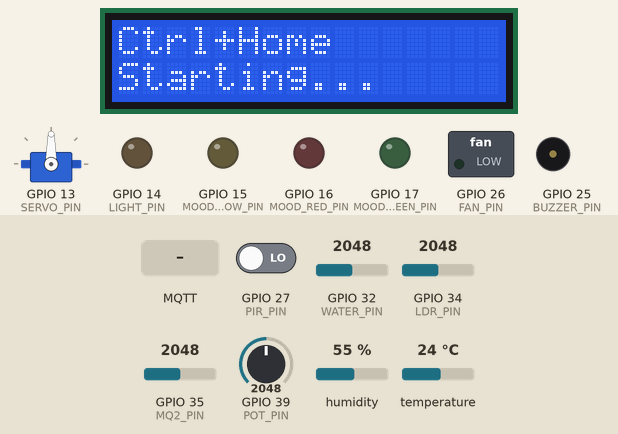
Simulated run of this sketch. Board: ESP32. Shown: servo, 16×2 character LCD, switched loads named in the sketch (green lamp = pin HIGH), output pins drawn as LEDs (lit = HIGH), buzzer (waves = sounding, pin HIGH). Dashed ring = blinking. Inputs (shaded band) come from the test bench; at power-on: GPIO 35 (MQ2_PIN) = 2048, humidity 55 %, GPIO 27 (PIR_PIN) LOW, GPIO 32 (WATER_PIN) = 2048, GPIO 34 (LDR_PIN) = 2048, GPIO 39 (POT_PIN) = 2048, temperature 24 °C. WiFi joins after 1.5 s; servers stay silent unless stated; random numbers use the default seed unless the sketch sets one; no MQTT or app messages arrive unless stated; what the sketch prints to the serial monitor is not drawn.

Above: at 1.2 s.
At 3.86 s:
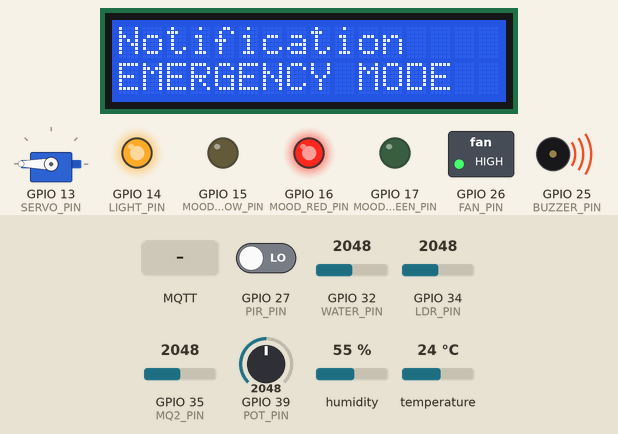
3.9 s: MQTT message "1" arrives on the second subscribed topic
At 5.0 s:
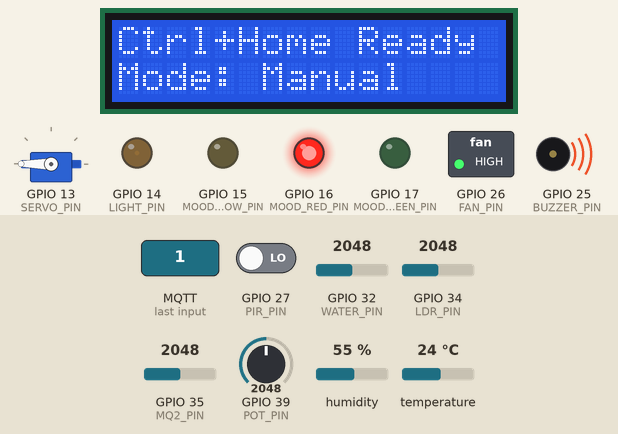
7.7 s: MQTT message "1" arrives on the third subscribed topic
26.7 s: GPIO 35 (MQ2_PIN) set to 1953
28.2 s: humidity set to 88 %
At 31.07 s:
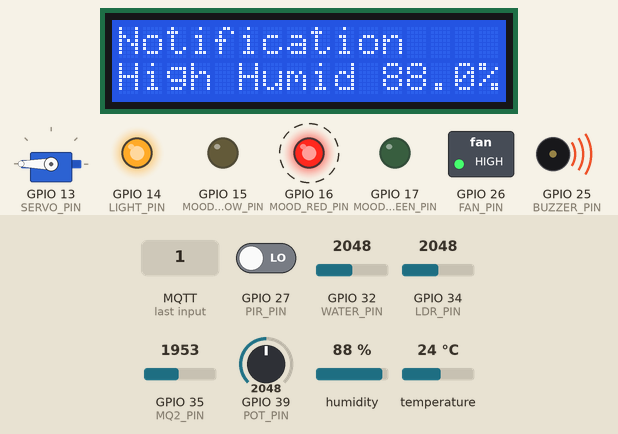
Timing chart, 0 to 33.8 s (numbered marks = the images above; inputs shaded):
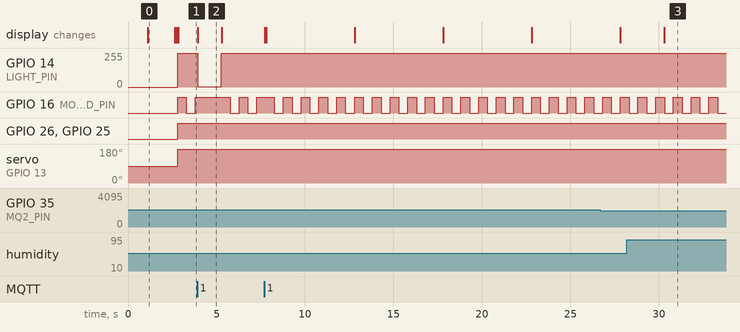

The sketch:

IOT_project.ino
```cpp
#include <WiFi.h>
#include <PubSubClient.h>
#include "DHT.h"
#include <ESP32Servo.h>
#include <Wire.h>
#include <LiquidCrystal_I2C.h>

// ================= WIFI + MQTT =================

const char* ssid = "high";
const char* password = "00000000";

const char* mqtt_server = "broker.hivemq.com";
const int mqtt_port = 1883;

// Sensor topics
const char* topic_temperature = "ctrlhome/B6737115/temperature";
const char* topic_humidity = "ctrlhome/B6737115/humidity";
const char* topic_light_sensor = "ctrlhome/B6737115/light";
const char* topic_motion = "ctrlhome/B6737115/motion";
const char* topic_gas = "ctrlhome/B6737115/gas";
const char* topic_water = "ctrlhome/B6737115/water";
const char* topic_potentiometer = "ctrlhome/B6737115/potentiometer";
const char* topic_alert = "ctrlhome/B6737115/alert";
const char* topic_currentmode = "ctrlhome/B6737115/currentmode";

// Control topics
const char* topic_mode = "ctrlhome/B6737115/mode";
const char* topic_light_control = "ctrlhome/B6737115/light/control";
const char* topic_fan_control = "ctrlhome/B6737115/fan/control";
const char* topic_curtain_control = "ctrlhome/B6737115/curtain/control";
const char* topic_alarm_control = "ctrlhome/B6737115/alarm/control";

// Custom mood topics
const char* topic_custom_brightness = "ctrlhome/B6737115/custom/brightness";
const char* topic_custom_rgb = "ctrlhome/B6737115/custom/rgb";
const char* topic_custom_fan = "ctrlhome/B6737115/custom/fan";
const char* topic_custom_curtain = "ctrlhome/B6737115/custom/curtain";
const char* topic_custom_alarm = "ctrlhome/B6737115/custom/alarm";
const char* topic_custom_temp = "ctrlhome/B6737115/custom/temp";

// Output status topics
const char* topic_status_light = "ctrlhome/B6737115/status/light";
const char* topic_status_fan = "ctrlhome/B6737115/status/fan";
const char* topic_status_curtain = "ctrlhome/B6737115/status/curtain";
const char* topic_status_rgb = "ctrlhome/B6737115/status/rgb";
const char* topic_status_alarm = "ctrlhome/B6737115/status/alarm";

// ================= THRESHOLDS =================

#define TEMP_HIGH_C 35
#define HUMIDITY_HIGH_PERCENT 80
#define GAS_HIGH_VALUE 2000
#define WATER_FULL_PERCENT 90

// ================= PINS =================

// Sensors
#define DHTPIN 4
#define DHTTYPE DHT11

#define LDR_PIN 34
#define PIR_PIN 27
#define MQ2_PIN 35
#define WATER_PIN 32
#define POT_PIN 39

// Outputs
#define LIGHT_PIN 14
#define FAN_PIN 26
#define BUZZER_PIN 25
#define SERVO_PIN 13

// Mood LEDs: Red, Green, Yellow
#define MOOD_RED_PIN 16
#define MOOD_GREEN_PIN 17
#define MOOD_YELLOW_PIN 15

// LCD I2C
#define LCD_SDA_PIN 21
#define LCD_SCL_PIN 22

// ================= OBJECTS =================

WiFiClient espClient;
PubSubClient client(espClient);

DHT dht(DHTPIN, DHTTYPE);
Servo curtainServo;
LiquidCrystal_I2C lcd(0x27, 16, 2);

// ================= STATE =================

String currentMode = "manual";

int customBrightness = 150;
int customCurtain = 90;
int customTemp = 25;
String customFan = "low";
bool customAlarm = false;

int currentRed = 0;
int currentGreen = 0;
int currentYellow = 0;
int currentFanSpeed = 0;
int currentLightBrightness = 0;
int currentCurtainPosition = 90;
bool alarmOn = false;

unsigned long lastPublish = 0;
unsigned long lastEmergencyBlink = 0;
bool emergencyBlinkState = false;

unsigned long lastSafetyAlert = 0;
String lastAlertMessage = "";

String lcdAlertMessage = "";
unsigned long lcdAlertStart = 0;
const unsigned long lcdAlertDuration = 5000;

// ================= HELPER FUNCTIONS =================

void publishText(const char* topic, String value) {
  client.publish(topic, value.c_str());
}

void publishInt(const char* topic, int value) {
  char buffer[12];
  sprintf(buffer, "%d", value);
  client.publish(topic, buffer);
}

void publishFloat(const char* topic, float value) {
  char buffer[12];
  dtostrf(value, 1, 2, buffer);
  client.publish(topic, buffer);
}

void lcdMessage(String line1, String line2) {
  lcd.clear();
  lcd.setCursor(0, 0);
  lcd.print(line1.substring(0, 16));
  lcd.setCursor(0, 1);
  lcd.print(line2.substring(0, 16));
}

String shortModeName(String mode) {
  if (mode == "sleep") return "Sleep";
  if (mode == "study") return "Study";
  if (mode == "relax") return "Relax";
  if (mode == "away") return "Away";
  if (mode == "energy") return "Energy";
  if (mode == "emergency") return "Emergency";
  if (mode == "comfort") return "Custom Mood";
  return "Manual";
}

void lcdStandby() {
  lcdMessage("Ctrl+Home Ready", "Mode: " + shortModeName(currentMode));
}

void lcdNotify(String message) {
  lcdAlertMessage = message;
  lcdAlertStart = millis();
  lcdMessage("Notification", message);
}

void updateLCD() {
  if (lcdAlertMessage != "") {
    if (millis() - lcdAlertStart >= lcdAlertDuration) {
      lcdAlertMessage = "";
      lcdStandby();
    }
  }
}

int waterPercent(int waterValue) {
  waterValue = constrain(waterValue, 0, 4095);
  return map(waterValue, 0, 4095, 0, 100);
}

String waterTankStatus(int waterValue) {
  int percent = waterPercent(waterValue);

  if (percent < 10) {
    return "Tank Empty";
  } else if (percent < 35) {
    return "Tank Low";
  } else if (percent < 70) {
    return "Tank Medium";
  } else if (percent < 90) {
    return "Tank Almost Full";
  } else {
    return "Tank Full Filled";
  }
}

// ================= OUTPUT CONTROL =================

void setMoodLights(bool redOn, bool greenOn, bool yellowOn) {
  currentRed = redOn ? 255 : 0;
  currentGreen = greenOn ? 255 : 0;
  currentYellow = yellowOn ? 255 : 0;

  analogWrite(MOOD_RED_PIN, currentRed);
  analogWrite(MOOD_GREEN_PIN, currentGreen);
  analogWrite(MOOD_YELLOW_PIN, currentYellow);

  String moodStatus = "";
  if (redOn) moodStatus += "Red ";
  if (greenOn) moodStatus += "Green ";
  if (yellowOn) moodStatus += "Yellow";
  if (moodStatus.length() == 0) moodStatus = "OFF";

  publishText(topic_status_rgb, moodStatus);

  Serial.print("Mood LEDs: ");
  Serial.println(moodStatus);
}

void setLight(int brightness) {
  currentLightBrightness = constrain(brightness, 0, 255);
  analogWrite(LIGHT_PIN, currentLightBrightness);
  publishInt(topic_status_light, currentLightBrightness);

  Serial.print("Main Light Brightness: ");
  Serial.println(currentLightBrightness);
}

void setFanSpeed(int speedValue) {
  currentFanSpeed = constrain(speedValue, 0, 255);
  analogWrite(FAN_PIN, currentFanSpeed);
  publishInt(topic_status_fan, currentFanSpeed);

  Serial.print("Fan Speed PWM: ");
  Serial.println(currentFanSpeed);
}

void setFanMode(String fanMode) {
  if (fanMode == "off") {
    setFanSpeed(0);
  } else if (fanMode == "low") {
    setFanSpeed(85);
  } else if (fanMode == "medium") {
    setFanSpeed(160);
  } else if (fanMode == "high") {
    setFanSpeed(255);
  }
}

void setCurtain(int angle) {
  currentCurtainPosition = constrain(angle, 0, 180);
  curtainServo.write(currentCurtainPosition);
  publishInt(topic_status_curtain, currentCurtainPosition);

  Serial.print("Curtain Position: ");
  Serial.println(currentCurtainPosition);
}

void setAlarm(bool state) {
  alarmOn = state;
  digitalWrite(BUZZER_PIN, alarmOn ? HIGH : LOW);
  publishText(topic_status_alarm, alarmOn ? "ON" : "OFF");

  Serial.print("Alarm: ");
  Serial.println(alarmOn ? "ON" : "OFF");
}

void normalAlert(String message) {
  publishText(topic_alert, message);
  lcdNotify(message);

  Serial.print("Alert: ");
  Serial.println(message);
}

// ================= MODE LOGIC =================

void applyMode(String mode) {
  currentMode = mode;
  publishText(topic_currentmode, currentMode);

  Serial.println();
  Serial.print("Applying Mode: ");
  Serial.println(mode);

  if (mode == "sleep") {
    setAlarm(false);
    setLight(0);
    setMoodLights(false, false, true);
    setFanMode("low");
    setCurtain(0);
    normalAlert("Sleep Mode ON");
  }

  else if (mode == "study") {
    setAlarm(false);
    setLight(255);
    setMoodLights(true, true, true);
    setFanMode("medium");
    setCurtain(140);
    normalAlert("Study Mode ON");
  }

  else if (mode == "relax") {
    setAlarm(false);
    setLight(100);
    setMoodLights(false, true, true);
    setFanMode("low");
    setCurtain(60);
    normalAlert("Relax Mode ON");
  }

  else if (mode == "away") {
    setAlarm(false);
    setLight(0);
    setMoodLights(false, false, false);
    setFanMode("off");
    setCurtain(0);
    normalAlert("Away Mode ON");
  }

  else if (mode == "energy") {
    setAlarm(false);
    setLight(60);
    setMoodLights(false, true, false);
    setFanMode("low");
    setCurtain(140);
    normalAlert("Energy Mode ON");
  }

  else if (mode == "emergency") {
    setLight(255);
    setMoodLights(true, false, false);
    emergencyBlinkState = true;
    lastEmergencyBlink = millis();
    setFanMode("high");
    setCurtain(180);
    setAlarm(true);
    normalAlert("EMERGENCY MODE");
  }

  else if (mode == "comfort") {
    setAlarm(false);
    setLight(customBrightness);
    setFanMode(customFan);
    setCurtain(customCurtain);
    normalAlert("Custom Mood ON");
  }

  else if (mode == "manual") {
    normalAlert("Manual Mode ON");
  }
}

void handleEmergencyBlink() {
  if (currentMode != "emergency") {
    return;
  }

  if (millis() - lastEmergencyBlink >= 500) {
    lastEmergencyBlink = millis();
    emergencyBlinkState = !emergencyBlinkState;

    if (emergencyBlinkState) {
      setMoodLights(true, false, false);
    } else {
      setMoodLights(false, false, false);
    }
  }
}

void handleMoodLedMessage(String message) {
  int firstComma = message.indexOf(',');
  int secondComma = message.indexOf(',', firstComma + 1);

  if (firstComma > 0 && secondComma > firstComma) {
    int redValue = message.substring(0, firstComma).toInt();
    int greenValue = message.substring(firstComma + 1, secondComma).toInt();
    int yellowValue = message.substring(secondComma + 1).toInt();

    setMoodLights(redValue > 0, greenValue > 0, yellowValue > 0);
  }
}

// ================= MQTT CALLBACK =================

void callback(char* topic, byte* payload, unsigned int length) {
  String topicName = String(topic);
  String message = "";

  for (unsigned int i = 0; i < length; i++) {
    message += (char)payload[i];
  }

  Serial.println();
  Serial.print("MQTT Command | ");
  Serial.print(topicName);
  Serial.print(" = ");
  Serial.println(message);

  if (topicName == topic_mode) {
    applyMode(message);
  }

  else if (topicName == topic_light_control) {
    currentMode = "manual";
    publishText(topic_currentmode, currentMode);
    lcdStandby();

    if (message == "ON") setLight(255);
    else if (message == "OFF") setLight(0);
    else setLight(message.toInt());
  }

  else if (topicName == topic_fan_control) {
    currentMode = "manual";
    publishText(topic_currentmode, currentMode);
    lcdStandby();

    if (message == "ON") setFanMode("medium");
    else if (message == "OFF") setFanMode("off");
    else setFanMode(message);
  }

  else if (topicName == topic_curtain_control) {
    currentMode = "manual";
    publishText(topic_currentmode, currentMode);
    lcdStandby();
    setCurtain(message.toInt());
  }

  else if (topicName == topic_alarm_control) {
    currentMode = "manual";
    publishText(topic_currentmode, currentMode);
    lcdStandby();
    setAlarm(message == "ON");
  }

  else if (topicName == topic_custom_brightness) {
    customBrightness = constrain(message.toInt(), 0, 255);
    if (currentMode == "comfort") setLight(customBrightness);
  }

  else if (topicName == topic_custom_rgb) {
    handleMoodLedMessage(message);
  }

  else if (topicName == topic_custom_fan) {
    customFan = message;
    if (currentMode == "comfort") setFanMode(customFan);
  }

  else if (topicName == topic_custom_curtain) {
    customCurtain = constrain(message.toInt(), 0, 180);
    if (currentMode == "comfort") setCurtain(customCurtain);
  }

  else if (topicName == topic_custom_alarm) {
    customAlarm = message == "ON";
    if (currentMode == "comfort") {
      normalAlert(customAlarm ? "Custom Alarm ON" : "Custom Alarm OFF");
    }
  }

  else if (topicName == topic_custom_temp) {
    customTemp = constrain(message.toInt(), 18, 35);
  }
}

// ================= SAFETY ALERT LOGIC =================

void sendSafetyAlert(String message, bool emergency) {
  unsigned long now = millis();

  if (message != lastAlertMessage || now - lastSafetyAlert > 8000) {
    lastSafetyAlert = now;
    lastAlertMessage = message;
    publishText(topic_alert, message);
    lcdNotify(message);

    Serial.print("SAFETY NOTIFICATION: ");
    Serial.println(message);
  }

  if (emergency && currentMode != "emergency") {
    applyMode("emergency");
  }
}

void checkEmergencyLogic(float temperature, float humidity, int gasValue, int waterValue, int motionValue) {
  int tankPercent = waterPercent(waterValue);

  bool gasDanger = gasValue > GAS_HIGH_VALUE;
  bool tankFull = tankPercent >= WATER_FULL_PERCENT;
  bool tempDanger = !isnan(temperature) && temperature >= TEMP_HIGH_C;
  bool humidityWarning = !isnan(humidity) && humidity >= HUMIDITY_HIGH_PERCENT;
  bool awayIntrusion = currentMode == "away" && motionValue == HIGH;
  bool customAlarmMotion = currentMode == "comfort" && customAlarm && motionValue == HIGH;

  if (gasDanger) {
    sendSafetyAlert("Gas/Smoke High", true);
  } else if (tankFull) {
    sendSafetyAlert("Water Tank Full", false);
  } else if (tempDanger) {
    sendSafetyAlert("High Temp " + String(temperature, 1) + "C", false);
  } else if (humidityWarning) {
    sendSafetyAlert("High Humid " + String(humidity, 1) + "%", false);
  } else if (awayIntrusion) {
    sendSafetyAlert("Motion in Away", true);
  } else if (customAlarmMotion) {
    sendSafetyAlert("Motion Alarm", true);
  } else if (currentMode != "emergency") {
    publishText(topic_alert, "All sensors normal");
    lastAlertMessage = "All sensors normal";
  }
}

void autoModeAdjustments(float temperature, int lightValue, int motionValue) {
  if (currentMode == "energy") {
    if (motionValue == LOW) {
      setLight(0);
      setFanMode("off");
    } else {
      if (lightValue < 1200) setLight(100);
      else setLight(30);

      if (!isnan(temperature) && temperature > 30) setFanMode("medium");
      else setFanMode("low");
    }
  }

  if (currentMode == "sleep") {
    if (motionValue == HIGH) setLight(35);
    else setLight(0);

    if (!isnan(temperature) && temperature > 30) setFanMode("medium");
    else setFanMode("low");
  }

  if (currentMode == "comfort") {
    if (!isnan(temperature) && temperature > customTemp + 2) {
      setFanMode("high");
    }
  }

  if (currentMode == "manual") {
    int potValue = analogRead(POT_PIN);
    int brightnessFromPot = map(potValue, 0, 4095, 0, 255);
    setLight(brightnessFromPot);
  }
}

// ================= WIFI + MQTT =================

void setup_wifi() {
  Serial.println();
  Serial.println("========================================");
  Serial.println("Ctrl+Home FINAL LCD SYSTEM Starting");
  Serial.println("========================================");

  Serial.print("Connecting to WiFi: ");
  Serial.println(ssid);

  WiFi.begin(ssid, password);

  while (WiFi.status() != WL_CONNECTED) {
    delay(500);
    Serial.print(".");
  }

  Serial.println();
  Serial.println("WiFi connected successfully");
  Serial.print("ESP32 IP Address: ");
  Serial.println(WiFi.localIP());
}

void reconnect_mqtt() {
  while (!client.connected()) {
    Serial.print("Connecting to MQTT broker... ");

    String clientId = "CtrlHome_LCD_B6737115_" + String(random(0xffff), HEX);

    if (client.connect(clientId.c_str())) {
      Serial.println("connected");

      client.subscribe(topic_mode);
      client.subscribe(topic_light_control);
      client.subscribe(topic_fan_control);
      client.subscribe(topic_curtain_control);
      client.subscribe(topic_alarm_control);

      client.subscribe(topic_custom_brightness);
      client.subscribe(topic_custom_rgb);
      client.subscribe(topic_custom_fan);
      client.subscribe(topic_custom_curtain);
      client.subscribe(topic_custom_alarm);
      client.subscribe(topic_custom_temp);

      publishText(topic_currentmode, currentMode);
      normalAlert("Ctrl+Home ready");

      Serial.println("Subscribed to all control topics.");
      Serial.println("----------------------------------------");
    } else {
      Serial.print("failed, rc=");
      Serial.print(client.state());
      Serial.println(" | retrying in 2 seconds");
      delay(2000);
    }
  }
}

// ================= SETUP + LOOP =================

void setup() {
  Serial.begin(115200);
  delay(1000);

  dht.begin();

  pinMode(LDR_PIN, INPUT);
  pinMode(PIR_PIN, INPUT);
  pinMode(MQ2_PIN, INPUT);
  pinMode(WATER_PIN, INPUT);
  pinMode(POT_PIN, INPUT);

  pinMode(LIGHT_PIN, OUTPUT);
  pinMode(FAN_PIN, OUTPUT);
  pinMode(BUZZER_PIN, OUTPUT);
  pinMode(MOOD_RED_PIN, OUTPUT);
  pinMode(MOOD_GREEN_PIN, OUTPUT);
  pinMode(MOOD_YELLOW_PIN, OUTPUT);

  curtainServo.attach(SERVO_PIN);

  Wire.begin(LCD_SDA_PIN, LCD_SCL_PIN);
  lcd.init();
  lcd.backlight();
  lcdMessage("Ctrl+Home", "Starting...");

  setLight(0);
  setFanMode("off");
  setCurtain(90);
  setMoodLights(false, false, false);
  setAlarm(false);

  setup_wifi();

  client.setServer(mqtt_server, mqtt_port);
  client.setCallback(callback);

  lcdStandby();
}

void loop() {
  if (!client.connected()) {
    reconnect_mqtt();
  }

  client.loop();
  handleEmergencyBlink();
  updateLCD();

  if (millis() - lastPublish >= 2500) {
    lastPublish = millis();

    float temperature = dht.readTemperature();
    float humidity = dht.readHumidity();

    int lightValue = analogRead(LDR_PIN);
    int motionValue = digitalRead(PIR_PIN);
    int gasValue = analogRead(MQ2_PIN);
    int waterValue = analogRead(WATER_PIN);
    int potValue = analogRead(POT_PIN);

    Serial.println();
    Serial.println("============== Ctrl+Home Data ==============");

    if (isnan(temperature) || isnan(humidity)) {
      Serial.println("DHT Sensor: Failed to read");
      publishText(topic_alert, "DHT read failed");
      lcdNotify("DHT read failed");
    } else {
      Serial.print("Temperature: ");
      Serial.print(temperature);
      Serial.println(" °C");

      Serial.print("Humidity: ");
      Serial.print(humidity);
      Serial.println(" %");

      publishFloat(topic_temperature, temperature);
      publishFloat(topic_humidity, humidity);
    }

    Serial.print("LDR Light Value: ");
    Serial.println(lightValue);

    Serial.print("PIR Motion: ");
    Serial.println(motionValue == HIGH ? "Motion Detected" : "No Motion");

    Serial.print("MQ-2 Gas Value: ");
    Serial.println(gasValue);

    Serial.print("Water Level Value: ");
    Serial.print(waterValue);
    Serial.print(" | Tank Status: ");
    Serial.print(waterTankStatus(waterValue));
    Serial.print(" | Tank Filled: ");
    Serial.print(waterPercent(waterValue));
    Serial.println("% filled");

    Serial.print("Potentiometer Value: ");
    Serial.println(potValue);

    Serial.print("Current Mode: ");
    Serial.println(currentMode);

    publishInt(topic_light_sensor, lightValue);
    publishText(topic_motion, motionValue == HIGH ? "Motion Detected" : "No Motion");
    publishInt(topic_gas, gasValue);
    publishText(topic_water, waterTankStatus(waterValue) + " (" + String(waterPercent(waterValue)) + "% filled)");
    publishInt(topic_potentiometer, potValue);
    publishText(topic_currentmode, currentMode);

    publishInt(topic_status_light, currentLightBrightness);
    publishInt(topic_status_fan, currentFanSpeed);
    publishInt(topic_status_curtain, currentCurtainPosition);

    String moodStatus = "";
    if (currentRed > 0) moodStatus += "Red ";
    if (currentGreen > 0) moodStatus += "Green ";
    if (currentYellow > 0) moodStatus += "Yellow";
    if (moodStatus.length() == 0) moodStatus = "OFF";
    publishText(topic_status_rgb, moodStatus);

    publishText(topic_status_alarm, alarmOn ? "ON" : "OFF");

    checkEmergencyLogic(temperature, humidity, gasValue, waterValue, motionValue);

    if (currentMode != "emergency") {
      autoModeAdjustments(temperature, lightValue, motionValue);
    }

    Serial.println("============================================");
  }
}
```

Measured:
- after the input at 3.9 s, GPIO 14 (LIGHT_PIN): 255/255 → 1/255 at once, → 255/255 1.3 s later; the display: changes at once (image 2)
- after the input at 28.2 s, the display: changes after 2.1 s (image 3)
- by itself, GPIO 16 (MOOD_RED_PIN): alternates HIGH for 0.50 s and LOW for 0.50 s
- what the display in image 0 shows lasts 1.5 s, from 1.1 s to 2.6 s
- what the display in image 2 shows lasts 1.4 s, from 3.9 s to 5.3 s
